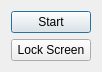
<?xml version="1.0" encoding="UTF-8"?>
<ui version="4.0">
 <class>Dialog</class>
 <widget class="QDialog" name="Dialog">
  <property name="geometry">
   <rect>
    <x>0</x>
    <y>0</y>
    <width>94</width>
    <height>70</height>
   </rect>
  </property>
  <property name="windowTitle">
   <string>Evergreen Suite | Anti AFK</string>
  </property>
  <layout class="QGridLayout" name="gridLayout">
   <item row="0" column="0">
    <widget class="QPushButton" name="pushButton">
     <property name="text">
      <string>Start</string>
     </property>
    </widget>
   </item>
   <item row="1" column="0">
    <widget class="QPushButton" name="pushButton_2">
     <property name="text">
      <string>Lock Screen</string>
     </property>
    </widget>
   </item>
  </layout>
 </widget>
 <resources/>
 <connections/>
</ui>
